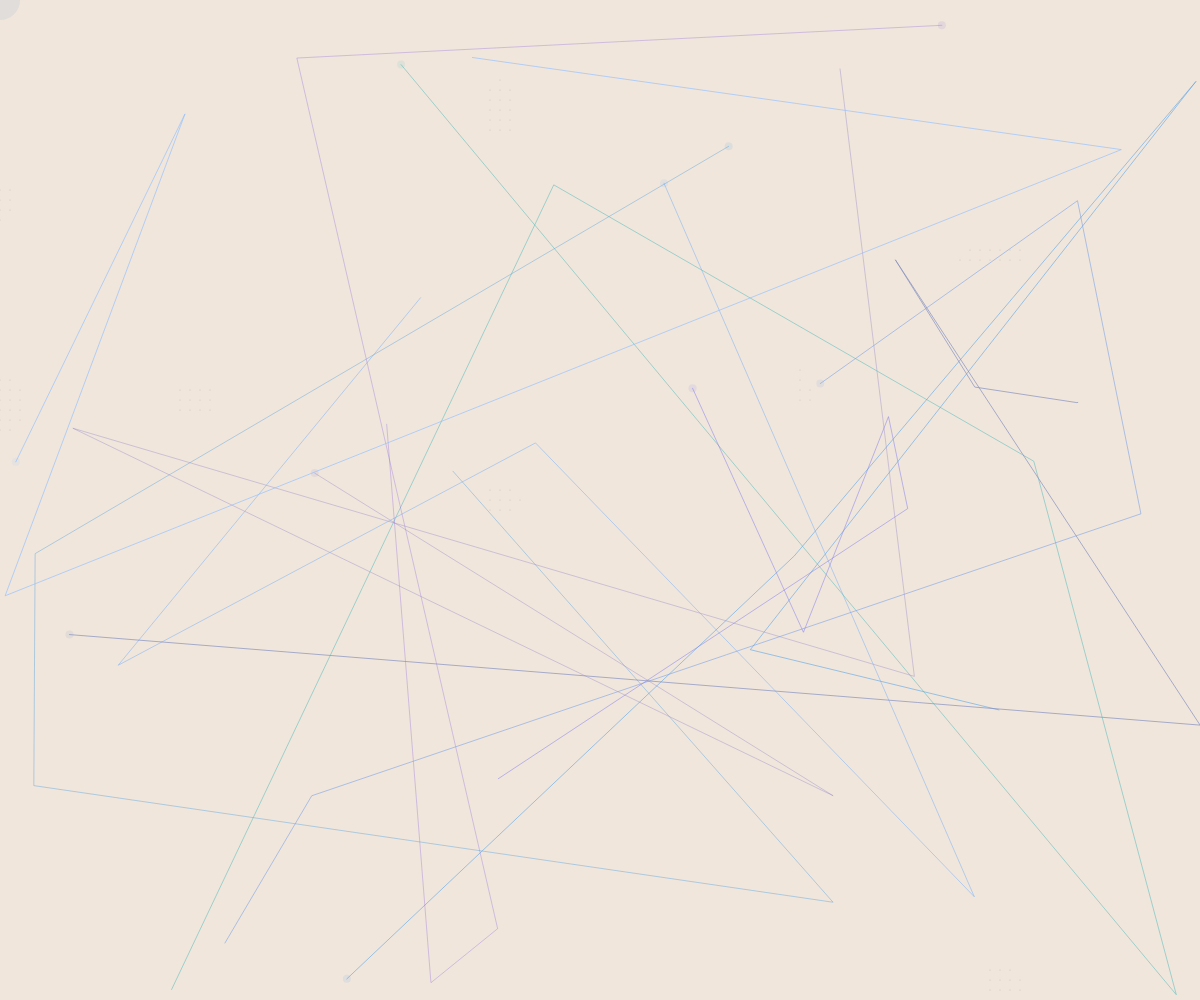
Frame 1 (no input)
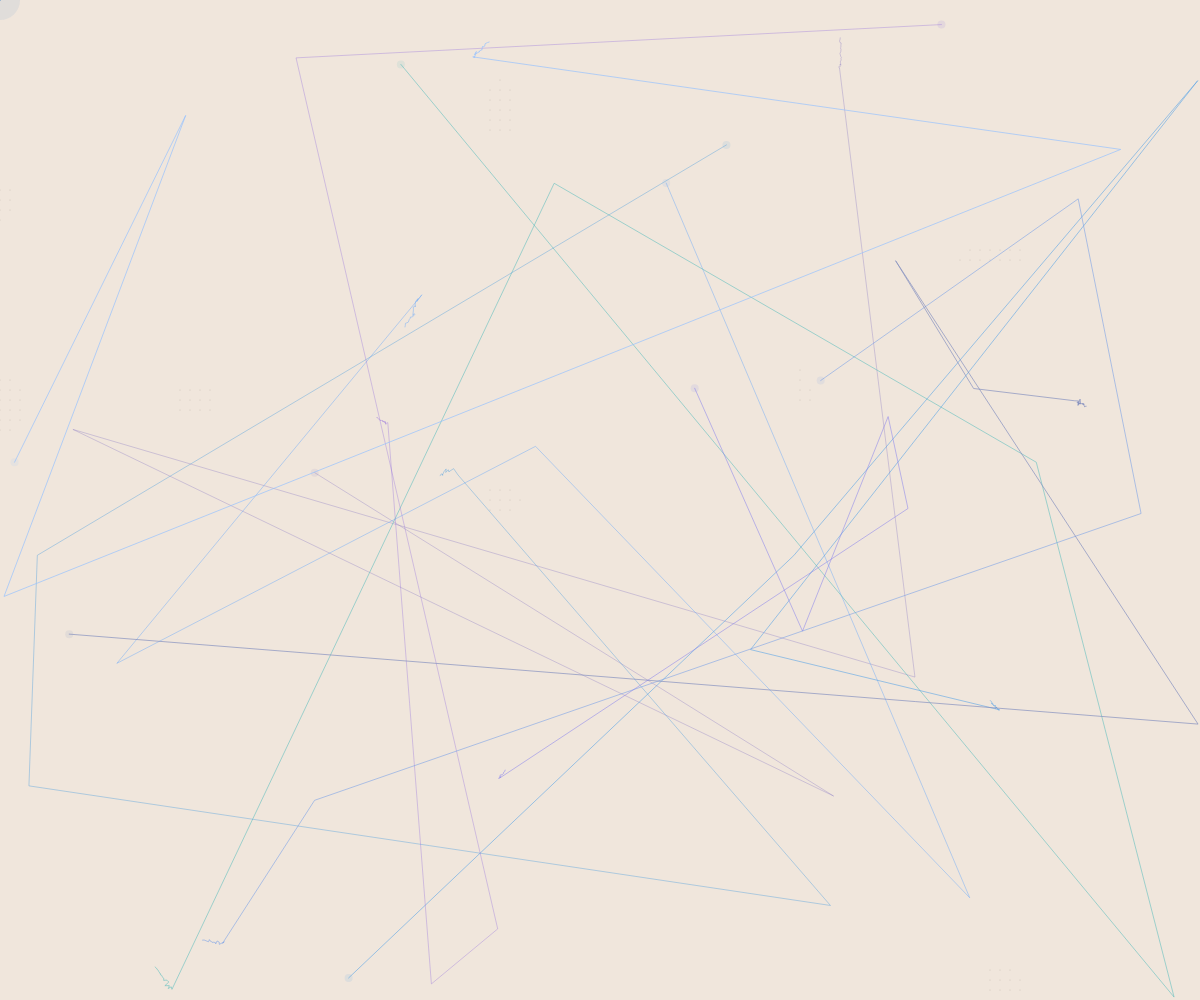
Frame 60 (no input)
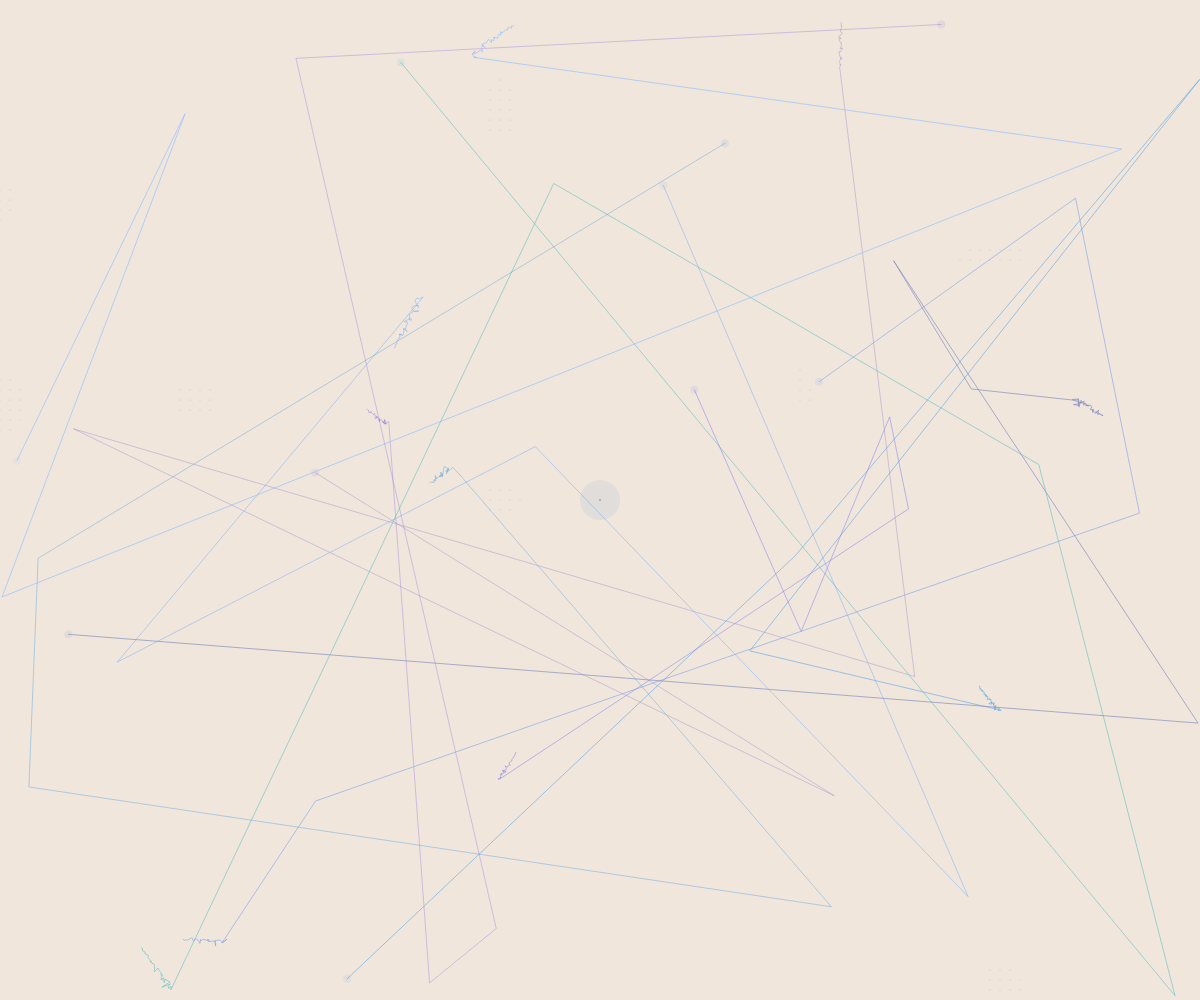
Frame 120 (the mouse pressed at the canvas centre since frame 60)

The p5.js sketch that drew these frames (run headless with seeded random() and noise() and a simulated clock; from frame 60 on, the mouse is pressed at the canvas centre):

// p5.js sketch
// ── sketch.js
let paths = [];
let inkTexture;
let mouseTrail = [];
let fadeRate = 0.97;
let maxTrailLength = 50;

function setup() {
  createCanvas(windowWidth, windowHeight);
  inkTexture = createGraphics(width, height);
  // Draw newsprint texture
  inkTexture.background(240, 230, 220);
  inkTexture.noiseDetail(2, 0.5);
  for (let y = 0; y < height; y += 10) {
    for (let x = 0; x < width; x += 10) {
      let n = inkTexture.noise(x * 0.01, y * 0.01) * 255;
      if (n < 30) {
        inkTexture.stroke(200, 190, 180);
        inkTexture.point(x, y);
      }
    }
  }
  // Initialize paths
  for (let i = 0; i < 10; i++) {
    paths.push(new Path());
  }
}

function draw() {
  background(240, 230, 220);
  image(inkTexture, 0, 0);
  
  // Update and display paths
  for (let path of paths) {
    path.update();
    path.display();
  }
  
  // Add mouse trail
  mouseTrail.push({x: mouseX, y: mouseY});
  if (mouseTrail.length > maxTrailLength) {
    mouseTrail.shift();
  }
  
  // Draw mouse trail
  stroke(100, 150, 200);
  strokeWeight(2);
  noFill();
  beginShape();
  for (let i = 0; i < mouseTrail.length; i++) {
    let alpha = map(i, 0, mouseTrail.length, 0, 255);
    stroke(100, 150, 200, alpha * 0.7);
    vertex(mouseTrail[i].x, mouseTrail[i].y);
  }
  endShape();
  
  // Draw glow effect around mouse
  noStroke();
  fill(100, 150, 200, 30);
  ellipse(mouseX, mouseY, 40, 40);
}

class Path {
  constructor() {
    this.points = [];
    this.growth = random(0.5, 2.0);
    this.speed = random(0.1, 0.5);
    this.angle = random(TWO_PI);
    this.length = int(random(50, 200));
    this.color = color(
      random(80, 160),
      random(100, 200),
      random(180, 255),
      random(80, 180)
    );
    // Initialize with a few points
    for (let i = 0; i < 5; i++) {
      this.points.push({
        x: random(width),
        y: random(height),
        age: 0
      });
    }
  }
  
  update() {
    // Add new point
    if (random() < 0.3) {
      let last = this.points[this.points.length - 1];
      let nextX = last.x + cos(this.angle) * this.growth;
      let nextY = last.y + sin(this.angle) * this.growth;
      
      // Boundary check
      if (nextX < 0 || nextX > width || nextY < 0 || nextY > height) {
        this.angle += random(-0.5, 0.5);
      } else {
        this.points.push({
          x: nextX,
          y: nextY,
          age: 0
        });
      }
    }
    
    // Move existing points slightly
    for (let p of this.points) {
      p.x += random(-this.speed, this.speed);
      p.y += random(-this.speed, this.speed);
      p.age++;
    }
    
    // Remove old points
    while (this.points.length > this.length) {
      this.points.shift();
    }
  }
  
  display() {
    if (this.points.length < 2) return;
    
    stroke(this.color);
    strokeWeight(1);
    noFill();
    beginShape();
    for (let p of this.points) {
      vertex(p.x, p.y);
    }
    endShape();
    
    // Draw glow around first point
    let first = this.points[0];
    noStroke();
    fill(red(this.color), green(this.color), blue(this.color), 30);
    ellipse(first.x, first.y, 8, 8);
  }
}

function windowResized() {
  resizeCanvas(windowWidth, windowHeight);
  // Reinitialize texture
  inkTexture = createGraphics(width, height);
  inkTexture.background(240, 230, 220);
  inkTexture.noiseDetail(2, 0.5);
  for (let y = 0; y < height; y += 10) {
    for (let x = 0; x < width; x += 10) {
      let n = inkTexture.noise(x * 0.01, y * 0.01) * 255;
      if (n < 30) {
        inkTexture.stroke(200, 190, 180);
        inkTexture.point(x, y);
      }
    }
  }
}
